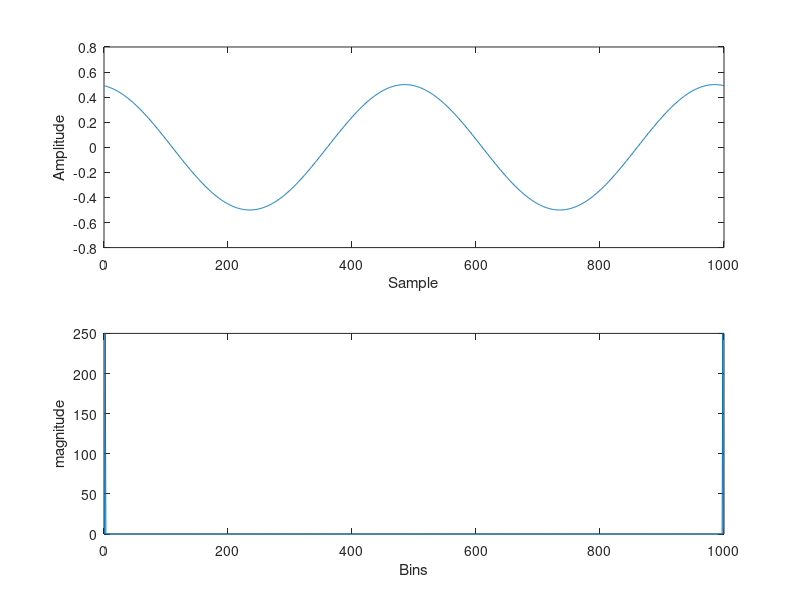

Write the MATLAB code that produced this figure.
Fs=1000;
t=0:1/Fs:1-1/Fs;
f1=2;
x1=0.5*cos(2*pi*f1*t+0.2);
subplot(2,1,1);
plot(x1);
xlabel('Sample');
ylabel('Amplitude');
X1=fft(x1);
subplot(2,1,2);
CC=abs(X1)
plot([0:length(X1)-1],abs(X1));
ylabel('magnitude');
xlabel('Bins');
abs(X1(3));